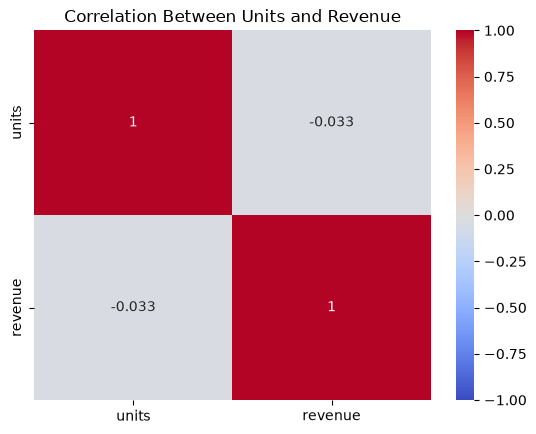

Source code (Python):
import pandas as pd
import seaborn as sns
import matplotlib.pyplot as plt

orders = pd.DataFrame({
    "units": [10, 5, 8, 2, 3, 6, 12, 1],
    "revenue": [150, 200, 120, 240, 120, 150, 180, 120]
})

correlation = orders[["units", "revenue"]].corr()

sns.heatmap(correlation, annot=True, cmap="coolwarm", vmin=-1, vmax=1)

plt.title("Correlation Between Units and Revenue")

plt.savefig("seaborn_heatmap.png", bbox_inches="tight")

print("Saved seaborn_heatmap.png")
